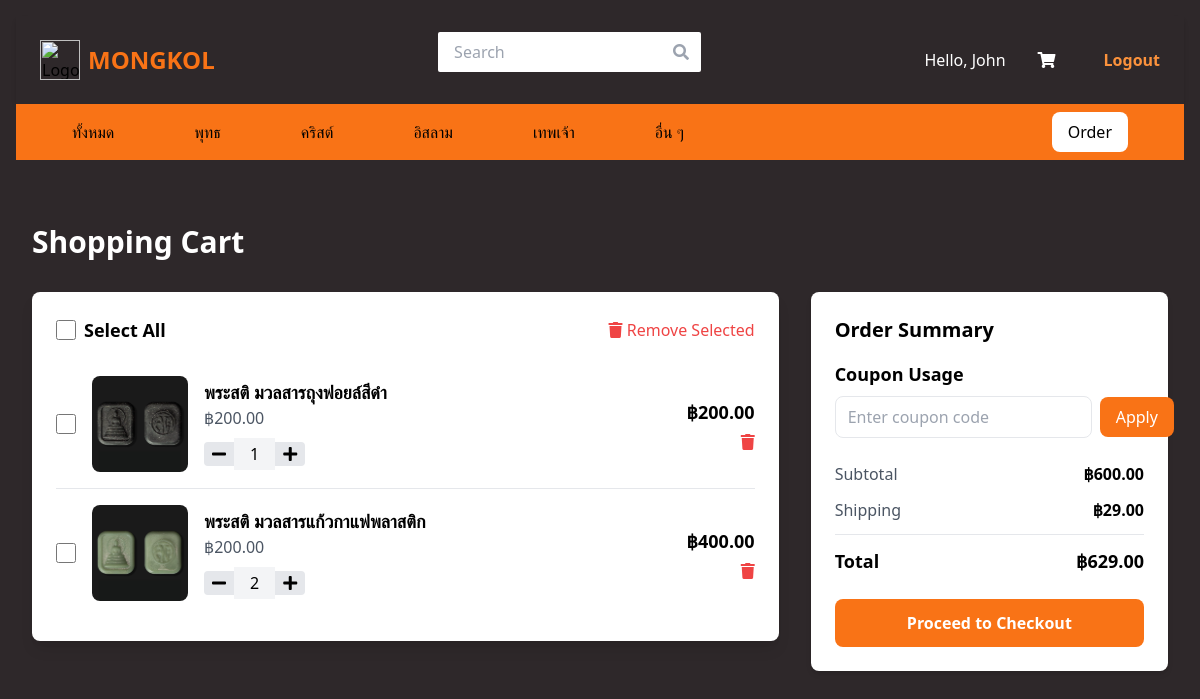
The app's page /user/cart.php (signed in) with its own data.
### tables this page shows
CREATE TABLE `tbl_carts` (
    `user_ID` int(11) NOT NULL,
    `product_ID` int(11) NOT NULL,
    `quantity` int(11) DEFAULT NULL,
    `date_added` timestamp NOT NULL DEFAULT current_timestamp() ON UPDATE current_timestamp(),
    PRIMARY KEY (`user_ID`, `product_ID`),
    KEY `product_ID` (`product_ID`),
    FOREIGN KEY (`user_ID`) REFERENCES `tbl_users` (`user_ID`),
    FOREIGN KEY (`product_ID`) REFERENCES `tbl_products` (`product_ID`)
);

CREATE TABLE `tbl_products` (
    `product_ID` int(11) NOT NULL AUTO_INCREMENT,
    `shop_ID` int(11) DEFAULT NULL,
    `cate_ID` int(11) DEFAULT NULL,
    `productName` varchar(100) DEFAULT NULL,
    `imgPath` varchar(255) DEFAULT NULL,
    `description` text DEFAULT NULL,
    `price` decimal(10,2) DEFAULT NULL,
    `quantity` int(11) DEFAULT NULL,
    `is_delete` int(2) DEFAULT 0,
    PRIMARY KEY (`product_ID`),
    KEY `shop_ID` (`shop_ID`),
    KEY `cate_ID` (`cate_ID`),
    FOREIGN KEY (`shop_ID`) REFERENCES `tbl_shops` (`shop_ID`),
    FOREIGN KEY (`cate_ID`) REFERENCES `tbl_categories` (`cate_ID`)
);

### user/cart.php (the view, shortened to what this page needs)
<?php
require_once("../conn.php");
$userID = $_SESSION['userID'];
$discount = 0;
$subtotal = 0;
$sql = "SELECT c.product_ID, c.quantity, p.productName, p.price, p.imgPath, p.quantity as stock_quantity, p.is_delete
        FROM tbl_carts c
        JOIN tbl_products p ON c.product_ID = p.product_ID
        WHERE c.user_ID = ? AND p.is_delete = 0";
$stmt = $conn->prepare($sql);
$stmt->bind_param("i", $userID);
$stmt->execute();
$result = $stmt->get_result();
$items = [];
while ($row = $result->fetch_assoc()) {
    $items[] = $row;
    $subtotal += $row['price'] * $row['quantity'];
}
$shipping = 29;
$discount_amount = ($subtotal * $discount) / 100;
$total = $subtotal + $shipping - $discount_amount;
?>
<!DOCTYPE html>
<html lang="en">
<head>
    <link rel="stylesheet" href="https://cdnjs.cloudflare.com/ajax/libs/font-awesome/6.5.0/css/all.min.css">
    <script src="https://cdn.tailwindcss.com"></script>
</head>
<body class="m-4 bg-soft-black">
    <?php require_once("../navbar/nav_user.php"); ?>
    <div class="max-w-7xl mx-auto px-4 py-8">
        <h1 class="text-3xl font-bold text-white mb-8">Shopping Cart</h1>
        <?php if (empty($items)): ?>
            <div class="text-center py-12">
                <i class="fas fa-shopping-cart text-6xl text-gray-400 mb-4"></i>
                <p class="text-xl text-gray-400">Your cart is empty</p>
                <a href="market.php" class="inline-block mt-4 px-6 py-2 bg-orange-500 text-white rounded-lg hover:bg-orange-600 transition">
                    Continue Shopping
                </a>
            </div>
        <?php else: ?>
            <form id="checkout-form" action="billing.php" method="POST">
                <div class="grid grid-cols-1 lg:grid-cols-3 gap-8">
                    <div class="lg:col-span-2">
                        <div class="bg-white rounded-lg shadow-lg p-6">
                            <div class="flex justify-between items-center mb-4">
                                <div class="flex items-center">
                                    <input type="checkbox" id="select-all" class="mr-2 h-5 w-5 text-orange-500 rounded border-gray-300 focus:ring-orange-500">
                                    <label for="select-all" class="text-lg font-semibold">Select All</label>
                                </div>
                                <button type="button" onclick="removeSelected()" class="text-red-500 hover:text-red-700">
                                    <i class="fas fa-trash"></i> Remove Selected
                                </button>
                            </div>
                            <?php foreach ($items as $item): ?>
                                <div class="flex items-center py-4 border-b last:border-b-0" data-product-id="<?php echo $item['product_ID']; ?>">
                                    <input type="checkbox" name="selected_items[]" value="<?php echo $item['product_ID']; ?>"
                                    id="item-checkbox"class="mr-4 h-5 w-5 text-orange-500 rounded border-gray-300 focus:ring-orange-500">
                                    <img src="../<?php echo htmlspecialchars($item['imgPath']); ?>"
                                         alt="<?php echo htmlspecialchars($item['productName']); ?>"
                                         class="w-24 h-24 object-cover rounded-lg">
                                    <div class="ml-4 flex-grow">
                                        <h3 class="text-lg font-semibold"><?php echo htmlspecialchars($item['productName']); ?></h3>
                                        <p class="text-gray-600">฿<?php echo number_format($item['price'], 2); ?></p>
                                        <div class="flex items-center mt-2">
                                            <button type="button" onclick="updateQuantity(<?php echo $item['product_ID']; ?>, 'decrease')"
                                                    class="px-2 py-1 bg-gray-200 rounded-l hover:bg-gray-300">
                                                <i class="fas fa-minus"></i>
                                            </button>
                                            <span class="px-4 py-1 bg-gray-100 quantity-display"><?php echo $item['quantity']; ?></span>
                                            <button type="button" onclick="updateQuantity(<?php echo $item['product_ID']; ?>, 'increase')"
                                                    class="px-2 py-1 bg-gray-200 rounded-r hover:bg-gray-300">
                                                <i class="fas fa-plus"></i>
                                            </button>
                                        </div>
                                    </div>
                                    <div class="ml-4 text-right">
                                        <p class="text-lg font-semibold">฿<?php echo number_format($item['price'] * $item['quantity'], 2); ?></p>
                                        <button type="button" onclick="removeItem(<?php echo $item['product_ID']; ?>)"
                                                class="text-red-500 hover:text-red-700 mt-2">
                                            <i class="fas fa-trash"></i>
                                        </button>
                                    </div>
                                </div>
                            <?php endforeach; ?>
                        </div>
                    </div>
                    <div class="lg:col-span-1">
                        <div class="bg-white p-6 rounded-lg shadow-md">
                            <h2 class="text-xl font-semibold mb-4">Order Summary</h2>
                            <div class="mb-6">
                                <h3 class="text-lg font-semibold mb-2">Coupon Usage</h3>
                                <div class="flex items-center space-x-2">
                                    <input type="text" id="coupon-code" placeholder="Enter coupon code"
                                           class="flex-1 px-3 py-2 border rounded-lg focus:outline-none focus:ring-2 focus:ring-orange-500">
                                    <button onclick="applyCoupon()" class="px-4 py-2 bg-orange-500 text-white rounded-lg hover:bg-orange-600 transition">
                                        Apply
                                    </button>
                                </div>
                            </div>
                            <div class="space-y-3 mb-6">
                                <div class="flex justify-between">
                                    <span class="text-gray-600">Subtotal</span>
                                    <span id="subtotal" class="font-semibold">฿<?php echo number_format($subtotal, 2); ?></span>
                                </div>
                                <div class="flex justify-between">
                                    <span class="text-gray-600">Shipping</span>
                                    <span class="font-semibold">฿<?php echo number_format($shipping, 2); ?></span>
                                </div>
                                <div class="border-t pt-3">
                                    <div class="flex justify-between">
                                        <span class="text-lg font-semibold">Total</span>
                                        <span id="total" class="text-lg font-semibold">฿<?php echo number_format($total, 2); ?></span>
                                    </div>
                                </div>
                            </div>
                            <button type="submit" class="w-full bg-orange-500 text-white py-3 px-4 rounded-lg hover:bg-orange-600 transition-colors font-semibold">
                                Proceed to Checkout
                            </button>
                        </div>
                    </div>
                </div>
            </form>
        <?php endif; ?>
    </div>
</body>
</html>

### conn.php (shortened to what this page needs)
<script src="https://cdn.tailwindcss.com"></script>
<link rel="stylesheet" href="../style.css">

### navbar/setup.php (shortened to what this page needs)
<link href="https://cdnjs.cloudflare.com/ajax/libs/font-awesome/5.15.4/css/all.min.css" rel="stylesheet">
<link rel="stylesheet" href="../style.css">

### navbar/nav_user.php (shortened to what this page needs)
<?php
require_once("../conn.php");
require_once("setup.php");
    if($_SESSION["role"] == 'seller'){
?>
  <div class="w-full bg-[#2E282A] py-4 shadow-md">
    <div class="max-w-7xl mx-auto flex items-center justify-between px-6">
        <a href="../user/market.php" class="flex items-center space-x-2">
          <img src="https://media.discordapp.net/attachments/1369959680247463977/1369961059695460412/image.png?ex=681dc329&is=681c71a9&hm=59345d2633f4c3372fcb6ba6ae095a60e712d6ac3315ac963443c0cdd3a4da07&=&format=webp&quality=lossless" alt="Logo" class="w-10 h-10" />
          <span class="text-2xl font-bold text-orange-500">MONGKOL</span>
        </a>
    <div>
        <?php
        $currentPage = basename($_SERVER['PHP_SELF']);
        if (in_array($currentPage, ["market.php", "cart.php", "product.php", "product_detail.php"])) {
        ?>
        <form id="search-form" class="relative flex items-center w-full max-w-xs" action="../user/market.php" method="GET">
            <?php if (isset($_GET['category'])): ?>
                <input type="hidden" name="category" value="<?php echo htmlspecialchars($_GET['category']); ?>">
            <?php endif; ?>
            <input type="text" id="search-input" name="query" placeholder="Search" class="px-4 py-2 rounded-sm" value="<?php echo isset($_GET['query']) ? htmlspecialchars($_GET['query']) : ''; ?>" required>
            <button type="submit" class="absolute right-3">
                <i class="fas fa-search text-gray-400"></i>
            </button>
        </form>
        <?php } ?>
    </div>
      <div class="flex items-center space-x-4">
        <a href="../sign_out.php" class="text-orange-400 hover:text-red-500 font-semibold pl-4">Logout</a>
      </div>
    </div>
  </div>
  <div class="w-full bg-orange-500 py-2 mb-8">
    <div class="max-w-7xl mx-auto px-6">
      <div class="flex justify-between space-x-20 mx-8 items-center">
        <div class="flex justify-around space-x-20">
        <a href="../seller/" class="text-black font-medium hover:text-gray-300 transition">
          <?php
            $stmt = $conn->prepare("SELECT shop_ID,shopName FROM tbl_shops WHERE user_ID = ?");
            $stmt->bind_param("s",$_SESSION['userID']);
            $stmt->execute();
            $result = $stmt->get_result();
            $user = $result->fetch_assoc();
            echo $user['shopName']." Shop";
            $shopID = $user['shop_ID'];
            $result -> free_result();
          ?>
        </a>
        <a href="../seller/order_list.php" class="text-black font-medium hover:text-gray-300 transition">Order List</a>
        <a href="../seller/report_seller.php" class="text-black font-medium hover:text-gray-300 transition">Report</a>
        <a href="../seller/add_product.php" class="text-black font-medium hover:text-gray-300 transition">Add Product</a>
        </div>
        <!-- <a href="#" class="text-white font-medium hover:text-gray-300 transition"></a>
        <a href="#" class="text-white font-medium hover:text-gray-300 transition">Reports</a> -->
      </div>
    </div>
  </div>
<?php
    }else{
?>
  <div class="w-full bg-[#2E282A] py-4 shadow-md">
    <div class="max-w-7xl mx-auto flex items-center justify-between px-6">
        <a href="../user/market.php" class="flex items-center space-x-2">
          <img src="https://cdn.discordapp.com/attachments/1369959680247463977/1369961059695460412/image.png?ex=681f14a9&is=681dc329&hm=19a29a779e8a01fe436f7e255a46191c7987c12d8c32d72f14a92936bdcbb8d8&" alt="Logo" class="w-10 h-10" />
          <span class="text-2xl font-bold text-orange-500">MONGKOL</span>
        </a>
    <div>
        <?php
        $currentPage = basename($_SERVER['PHP_SELF']);
        if (in_array($currentPage, ["market.php", "cart.php", "product.php", "product_detail.php"])) {
        ?>
        <form id="search-form" class="relative flex items-center w-full max-w-xs" action="../user/market.php" method="GET">
            <input type="text" id="search-input" name="query" placeholder="Search" class="px-4 py-2 rounded-sm" value="<?php echo isset($_GET['query']) ? htmlspecialchars($_GET['query']) : ''; ?>" required>
            <button type="submit" class="absolute right-3">
                <i class="fas fa-search text-gray-400"></i>
            </button>
        </form>
        <?php } ?>
    </div>
      <div class="flex items-center space-x-4">
        <p class="text-white flex items-center font-medium">Hello, <?php echo $_SESSION["firstName"]; ?></p>
        <a href="../user/cart.php" class="relative inline-block text-white px-4"><i class="fas fa-shopping-cart"></i></a>
        <a href="../sign_out.php" class="text-orange-400 hover:text-red-500 font-semibold pl-4">Logout</a>
      </div>
    </div>
  </div>
  <div class="w-full bg-orange-500 py-2 mb-8">
    <div class="max-w-7xl mx-auto px-6">
      <div class="flex justify-between space-x-20 mx-8 items-center">
        <div class="flex justify-around space-x-20">
        <a href="market.php" class="text-black font-medium hover:text-gray-300 transition">ทั้งหมด</a>
        <a href="market.php?category=buddhist" class="text-black font-medium hover:text-gray-300 transition">พุทธ</a>
        <a href="market.php?category=christian" class="text-black font-medium hover:text-gray-300 transition">คริสต์</a>
        <a href="market.php?category=islamic" class="text-black font-medium hover:text-gray-300 transition">อิสลาม</a>
        <a href="market.php?category=god" class="text-black font-medium hover:text-gray-300 transition">เทพเจ้า</a>
        <a href="market.php?category=others" class="text-black font-medium hover:text-gray-300 transition">อื่น ๆ</a>
        </div>
        <div class="flex justify-end space-x-20">
        <a href="#" class="text-black font-medium hover:text-gray-300 transition bg-white px-4 py-2 rounded-lg">Order</a>
        </div>
      </div>
    </div>
  </div>
<?php } ?>

### style.css (style rules this page uses)
.bg-soft-black { background-color: #2E282A; }

### records on screen
tbl_carts: product_ID.imgPath (picture), product_ID.productName "พระสติ มวลสารถุงฟอยล์สีดำ", product_ID.price "200.00", quantity "1", $item['price']*$item['quantity'] "200.00"
tbl_carts: product_ID.imgPath (picture), product_ID.productName "พระสติ มวลสารแก้วกาแฟพลาสติก", product_ID.price "200.00", quantity "2", $item['price'] * $item['quantity'] "400.00"

### other values on screen
$_SESSION["firstName"] "John"
$subtotal "600.00"
$shipping "29.00"
$total "629.00"
